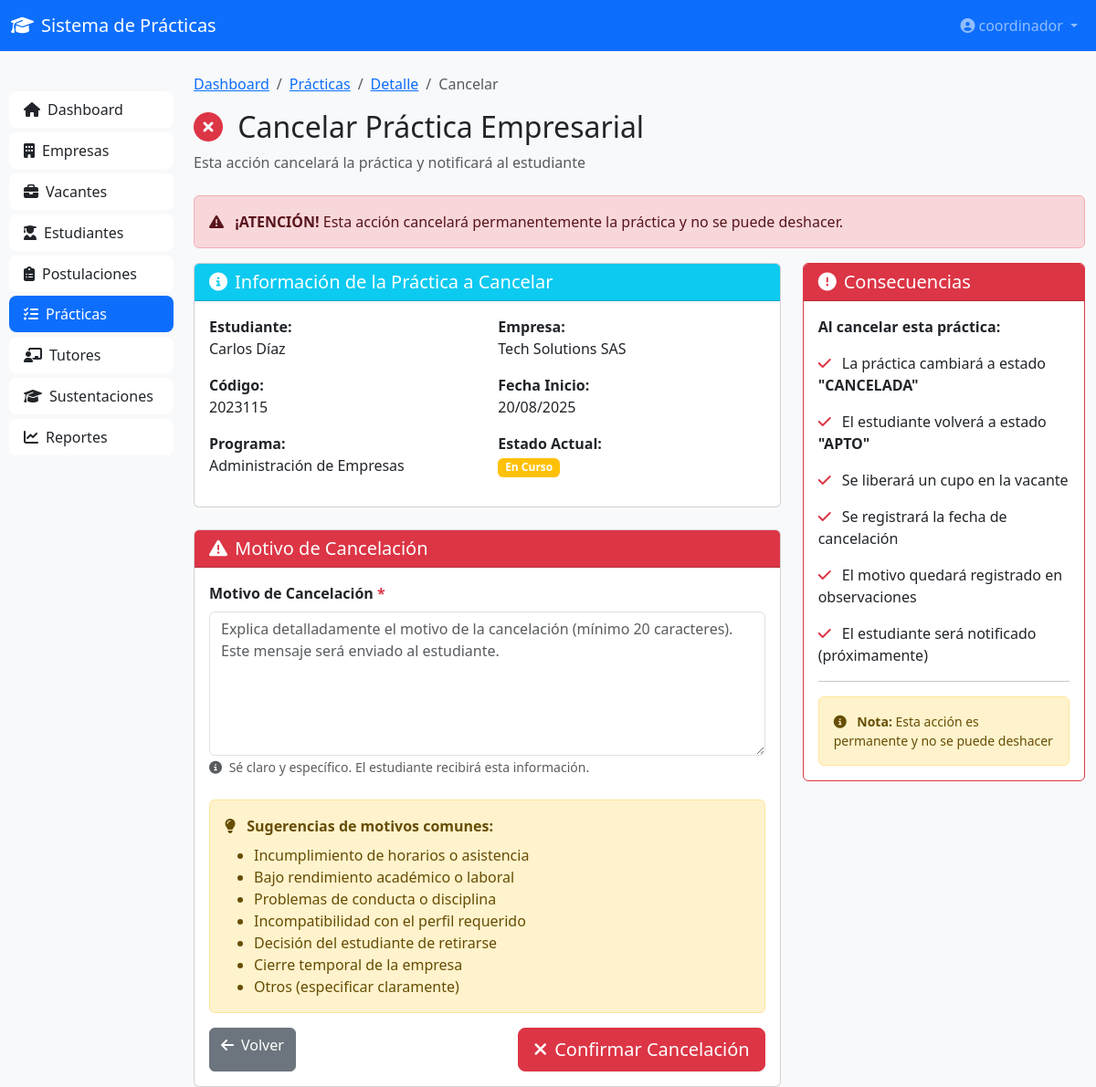
Page /practicas/1/cancelar/ (signed in) on the committed database.
### coordinacion/models.py (models this page shows, shortened)
class PracticaEmpresarial(models.Model):
    ESTADO_CHOICES = [
        ('EN_CURSO', 'En Curso'),
        ('FINALIZADA', 'Finalizada'),
        ('CANCELADA', 'Cancelada'),
    ]
    estudiante = models.ForeignKey(Estudiante, on_delete=models.CASCADE, related_name='practicas')
    empresa = models.ForeignKey(Empresa, on_delete=models.CASCADE, related_name='practicas')
    vacante = models.ForeignKey(Vacante, on_delete=models.SET_NULL, null=True, related_name='practicas')
    tutor_empresarial = models.ForeignKey(TutorEmpresarial, on_delete=models.SET_NULL, null=True,
                                          related_name='practicas_supervisadas')
    docente_asesor = models.ForeignKey(DocenteAsesor, on_delete=models.SET_NULL, null=True,
                                       related_name='practicas_asesoradas')
    fecha_inicio = models.DateField()
    fecha_fin_estimada = models.DateField()
    fecha_fin_real = models.DateField(blank=True, null=True)
    plan_practica = models.FileField(
        upload_to='practicas/planes/',
        validators=[FileExtensionValidator(['pdf'])],
        blank=True,
        null=True
    )
    plan_aprobado = models.BooleanField(default=False)
    estado = models.CharField(max_length=20, choices=ESTADO_CHOICES, default='INICIADA')
    asignada_por = models.ForeignKey(Coordinador, on_delete=models.CASCADE, related_name='practicas_asignadas')
    fecha_creacion = models.DateTimeField(auto_now_add=True)
    observaciones = models.TextField(blank=True, null=True)
    class Meta:
        verbose_name = 'Práctica Empresarial'
        verbose_name_plural = 'Prácticas Empresariales'
        ordering = ['-fecha_creacion']

class Estudiante(models.Model):
    ESTADO_CHOICES = [
        ('APTO', 'Apto para Práctica'),
        ('EN_PRACTICA', 'En Práctica'),
        ('FINALIZADO', 'Práctica Finalizada'),
        ('NO_APTO', 'No Apto'),
    ]
    user = models.OneToOneField(User, on_delete=models.CASCADE, related_name='estudiante')
    codigo = models.CharField(max_length=20, unique=True)
    nombre_completo = models.CharField(max_length=200)
    email = models.EmailField()
    telefono = models.CharField(max_length=20)
    programa_academico = models.CharField(max_length=200)
    semestre = models.IntegerField()
    hoja_vida = models.FileField(
        upload_to='estudiantes/hojas_vida/',
        validators=[FileExtensionValidator(['pdf'])],
        blank=True,
        null=True
    )
    estado = models.CharField(max_length=20, choices=ESTADO_CHOICES, default='APTO')
    promedio_academico = models.DecimalField(max_digits=3, decimal_places=2, blank=True, null=True)
    fecha_registro = models.DateTimeField(auto_now_add=True)
    class Meta:
        verbose_name = 'Estudiante'
        verbose_name_plural = 'Estudiantes'
        ordering = ['nombre_completo']

class Empresa(models.Model):
    ESTADO_CHOICES = [
        ('PENDIENTE', 'Pendiente de Aprobación'),
        ('APROBADA', 'Aprobada'),
        ('RECHAZADA', 'Rechazada'),
        ('INACTIVA', 'Inactiva'),
    ]
    razon_social = models.CharField(max_length=300)
    nit = models.CharField(max_length=20, unique=True)
    direccion = models.CharField(max_length=300)
    telefono = models.CharField(max_length=20)
    email = models.EmailField()
    ciudad = models.CharField(max_length=100)
    representante_nombre = models.CharField(max_length=200)
    representante_cargo = models.CharField(max_length=100)
    representante_email = models.EmailField()
    representante_telefono = models.CharField(max_length=20)
    camara_comercio = models.FileField(
        upload_to='empresas/documentos/',
        validators=[FileExtensionValidator(['pdf'])],
        blank=True,
        null=True
    )
    rut = models.FileField(
        upload_to='empresas/documentos/',
        validators=[FileExtensionValidator(['pdf'])],
        blank=True,
        null=True
    )
    estado = models.CharField(max_length=20, choices=ESTADO_CHOICES, default='PENDIENTE')
    fecha_registro = models.DateTimeField(auto_now_add=True)
    fecha_aprobacion = models.DateTimeField(blank=True, null=True)
    aprobada_por = models.ForeignKey(
        Coordinador,
        on_delete=models.SET_NULL,
        null=True,
        blank=True,
        related_name='empresas_aprobadas'
    )
    observaciones = models.TextField(blank=True, null=True)
    class Meta:
        verbose_name = 'Empresa Formadora'
        verbose_name_plural = 'Empresas Formadoras'
        ordering = ['-fecha_registro']

### coordinacion/views.py (the view, shortened to what this page needs)
# urls.py: path('practicas/<int:practica_id>/cancelar/', views.practica_cancelar, name='practica_cancelar'),
@login_required
def practica_cancelar(request, practica_id):
    practica = get_object_or_404(PracticaEmpresarial, id=practica_id)
    if practica.estado != 'EN_CURSO':
        messages.warning(
            request,
            f'No se puede cancelar una práctica en estado "{practica.get_estado_display()}"'
        )
        return redirect('coordinacion:practica_detalle', practica_id=practica.id)
    context = {
        'practica': practica,
    }
    return render(request, 'coordinacion/practicas/cancelar.html', context)

### coordinacion/templates/coordinacion/practicas/cancelar.html (shortened to what this page needs)
{% extends 'coordinacion/base.html' %}
{% load static %}
{% block content %}
<nav class="navbar navbar-expand-lg navbar-dark bg-primary">
    <div class="container-fluid">
        <a class="navbar-brand" href="{% url 'coordinacion:dashboard' %}">
            <i class="fas fa-graduation-cap me-2"></i>Sistema de Prácticas
        </a>
        <div class="collapse navbar-collapse">
            <ul class="navbar-nav ms-auto">
                <li class="nav-item dropdown">
                    <a class="nav-link dropdown-toggle" href="#" role="button" data-bs-toggle="dropdown">
                        <i class="fas fa-user-circle me-1"></i>{{ request.user.username }}
                    </a>
                </li>
            </ul>
        </div>
    </div>
</nav>
<div class="container-fluid mt-4">
    <div class="row">
        <div class="col-md-3 col-lg-2 sidebar">
            <div class="list-group">
                <a href="{% url 'coordinacion:dashboard' %}" class="list-group-item list-group-item-action">
                    <i class="fas fa-home me-2"></i>Dashboard
                </a>
                <a href="{% url 'coordinacion:empresas_lista' %}" class="list-group-item list-group-item-action">
                    <i class="fas fa-building me-2"></i>Empresas
                </a>
                <a href="{% url 'coordinacion:vacantes_lista' %}" class="list-group-item list-group-item-action">
                    <i class="fas fa-briefcase me-2"></i>Vacantes
                </a>
                <a href="{% url 'coordinacion:estudiantes_lista' %}" class="list-group-item list-group-item-action">
                    <i class="fas fa-user-graduate me-2"></i>Estudiantes
                </a>
                <a href="{% url 'coordinacion:postulaciones_lista' %}" class="list-group-item list-group-item-action">
                    <i class="fas fa-clipboard-list me-2"></i>Postulaciones
                </a>
                <a href="{% url 'coordinacion:practicas_lista' %}" class="list-group-item list-group-item-action active">
                    <i class="fas fa-tasks me-2"></i>Prácticas
                </a>
                <a href="{% url 'coordinacion:tutores_lista' %}" class="list-group-item list-group-item-action">
                    <i class="fas fa-chalkboard-teacher me-2"></i>Tutores
                </a>
                <a href="{% url 'coordinacion:sustentaciones_lista' %}" class="list-group-item list-group-item-action">
                    <i class="fas fa-graduation-cap me-2"></i>Sustentaciones
                </a>
                <a href="{% url 'coordinacion:reportes_dashboard' %}" class="list-group-item list-group-item-action">
                    <i class="fas fa-chart-line me-2"></i>Reportes
                </a>
            </div>
        </div>
        <div class="col-md-9 col-lg-10">
            <nav aria-label="breadcrumb">
                <ol class="breadcrumb">
                    <li class="breadcrumb-item"><a href="{% url 'coordinacion:dashboard' %}">Dashboard</a></li>
                    <li class="breadcrumb-item"><a href="{% url 'coordinacion:practicas_lista' %}">Prácticas</a></li>
                    <li class="breadcrumb-item"><a href="{% url 'coordinacion:practica_detalle' practica.id %}">Detalle</a></li>
                    <li class="breadcrumb-item active">Cancelar</li>
                </ol>
            </nav>
            <div class="mb-4">
                <h2>
                    <i class="fas fa-times-circle me-2 text-danger"></i>
                    Cancelar Práctica Empresarial
                </h2>
                <p class="text-muted">Esta acción cancelará la práctica y notificará al estudiante</p>
            </div>
            <div class="alert alert-danger">
                <i class="fas fa-exclamation-triangle me-2"></i>
                <strong>¡ATENCIÓN!</strong> Esta acción cancelará permanentemente la práctica y no se puede deshacer.
            </div>
            <div class="row g-4">
                <div class="col-lg-8">
                    <div class="card mb-4">
                        <div class="card-header bg-info text-white">
                            <h5 class="mb-0">
                                <i class="fas fa-info-circle me-2"></i>Información de la Práctica a Cancelar
                            </h5>
                        </div>
                        <div class="card-body">
                            <div class="row">
                                <div class="col-md-6">
                                    <p><strong>Estudiante:</strong><br>{{ practica.estudiante.nombre_completo }}</p>
                                    <p><strong>Código:</strong><br>{{ practica.estudiante.codigo }}</p>
                                    <p><strong>Programa:</strong><br>{{ practica.estudiante.programa_academico }}</p>
                                </div>
                                <div class="col-md-6">
                                    <p><strong>Empresa:</strong><br>{{ practica.empresa.razon_social }}</p>
                                    <p><strong>Fecha Inicio:</strong><br>{{ practica.fecha_inicio|date:"d/m/Y" }}</p>
                                    <p><strong>Estado Actual:</strong><br>
                                        <span class="badge bg-warning">{{ practica.get_estado_display }}</span>
                                    </p>
                                </div>
                            </div>
                        </div>
                    </div>
                    <div class="card">
                        <div class="card-header bg-danger text-white">
                            <h5 class="mb-0">
                                <i class="fas fa-exclamation-triangle me-2"></i>Motivo de Cancelación
                            </h5>
                        </div>
                        <div class="card-body">
                            <form method="POST" id="cancelarForm">
                                <div class="mb-4">
                                    <label for="motivo_cancelacion" class="form-label fw-bold">
                                        Motivo de Cancelación <span class="text-danger">*</span>
                                    </label>
                                    <textarea
                                        class="form-control"
                                        id="motivo_cancelacion"
                                        name="motivo_cancelacion"
                                        rows="6"
                                        placeholder="Explica detalladamente el motivo de la cancelación (mínimo 20 caracteres). Este mensaje será enviado al estudiante."
                                        required
                                    ></textarea>
                                    <small class="text-muted">
                                        <i class="fas fa-info-circle me-1"></i>
                                        Sé claro y específico. El estudiante recibirá esta información.
                                    </small>
                                </div>
                                <div class="alert alert-warning">
                                    <i class="fas fa-lightbulb me-2"></i>
                                    <strong>Sugerencias de motivos comunes:</strong>
                                    <ul class="mb-0 mt-2">
                                        <li>Incumplimiento de horarios o asistencia</li>
                                        <li>Bajo rendimiento académico o laboral</li>
                                        <li>Problemas de conducta o disciplina</li>
                                        <li>Incompatibilidad con el perfil requerido</li>
                                        <li>Decisión del estudiante de retirarse</li>
                                        <li>Cierre temporal de la empresa</li>
                                        <li>Otros (especificar claramente)</li>
                                    </ul>
                                </div>
                                <div class="d-flex justify-content-between">
                                    <a href="{% url 'coordinacion:practica_detalle' practica.id %}" class="btn btn-secondary">
                                        <i class="fas fa-arrow-left me-2"></i>Volver
                                    </a>
                                    <button type="submit" class="btn btn-danger btn-lg">
                                        <i class="fas fa-times me-2"></i>Confirmar Cancelación
                                    </button>
                                </div>
                            </form>
                        </div>
                    </div>
                </div>
                <div class="col-lg-4">
                    <div class="card border-danger sticky-top" style="top: 20px;">
                        <div class="card-header bg-danger text-white">
                            <h5 class="mb-0">
                                <i class="fas fa-exclamation-circle me-2"></i>Consecuencias
                            </h5>
                        </div>
                        <div class="card-body">
                            <p class="fw-bold mb-3">Al cancelar esta práctica:</p>
                            <ul class="list-unstyled">
                                <li class="mb-3">
                                    <i class="fas fa-check text-danger me-2"></i>
                                    La práctica cambiará a estado <strong>"CANCELADA"</strong>
                                </li>
                                <li class="mb-3">
                                    <i class="fas fa-check text-danger me-2"></i>
                                    El estudiante volverá a estado <strong>"APTO"</strong>
                                </li>
                                <li class="mb-3">
                                    <i class="fas fa-check text-danger me-2"></i>
                                    Se liberará un cupo en la vacante
                                </li>
                                <li class="mb-3">
                                    <i class="fas fa-check text-danger me-2"></i>
                                    Se registrará la fecha de cancelación
                                </li>
                                <li class="mb-3">
                                    <i class="fas fa-check text-danger me-2"></i>
                                    El motivo quedará registrado en observaciones
                                </li>
                                <li class="mb-3">
                                    <i class="fas fa-check text-danger me-2"></i>
                                    El estudiante será notificado (próximamente)
                                </li>
                            </ul>
                            <hr>
                            <div class="alert alert-warning small mb-0">
                                <i class="fas fa-info-circle me-2"></i>
                                <strong>Nota:</strong> Esta acción es permanente y no se puede deshacer
                            </div>
                        </div>
                    </div>
                </div>
            </div>
        </div>
    </div>
</div>
{% endblock %}

### rows in the picture
PracticaEmpresarial: estudiante.nombre_completo "Carlos Díaz", estudiante.codigo "2023115", estudiante.programa_academico "Administración de Empresas", empresa.razon_social "Tech Solutions SAS", fecha_inicio "20/08/2025", estado "En Curso"

### other values in the picture
{{ request.user.username }} "coordinador"
